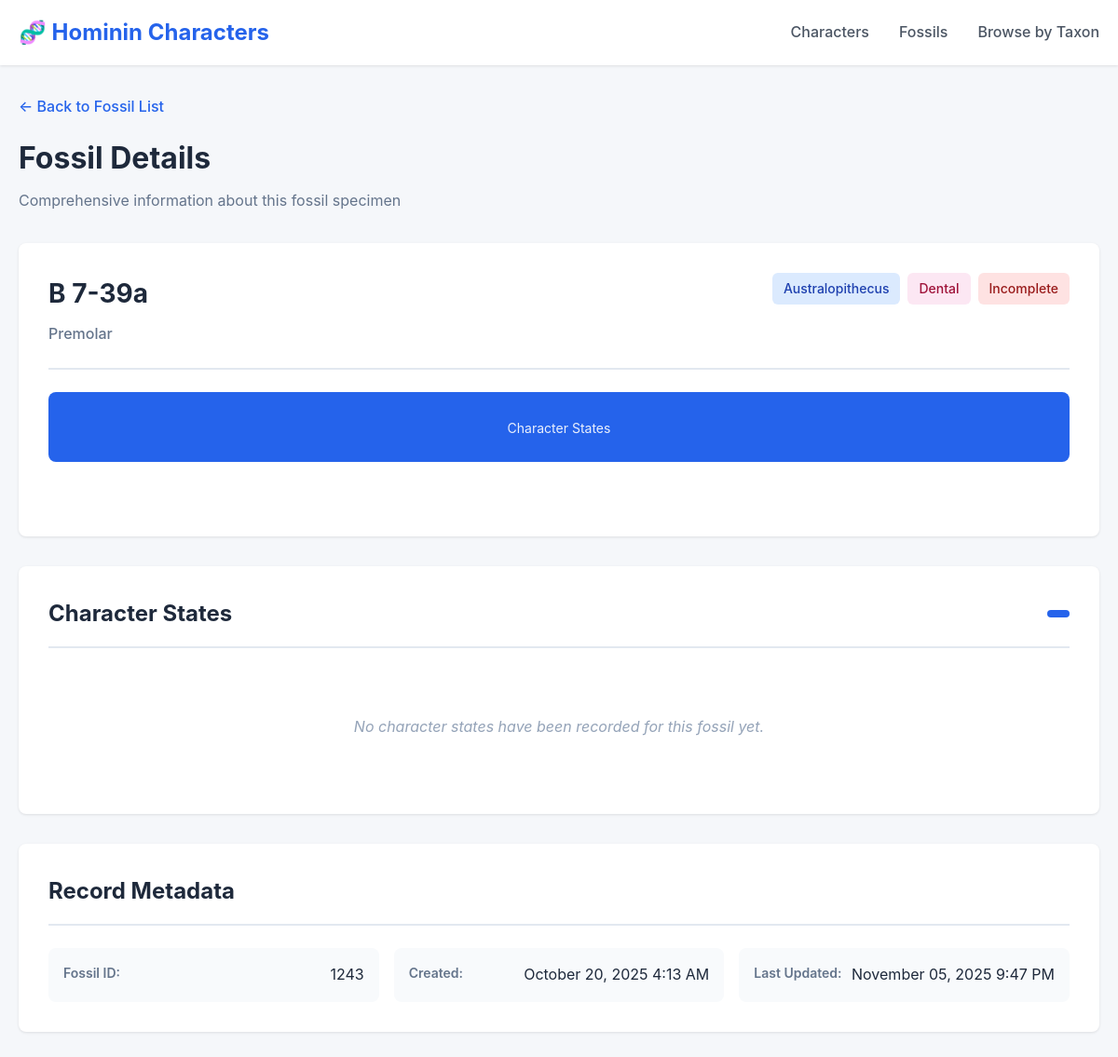
The app's page /fossils/1243/ with its own data.
### hcdb/models.py (models this page shows, shortened)
class Fossil(models.Model):
    fossil_id = models.CharField(max_length=50, unique=True, null=False, blank=True,
                                 help_text="Catalog Number for the fossil specimen")
    age = models.CharField(max_length=5,null=True, blank=True)
    taxon = models.CharField(max_length=100, null=False, blank=True, choices=TAXA_CHOICES,
                             help_text="Taxonomic name of the fossil")
    element_type = models.CharField(max_length=100, null=False, blank=True,
                                    help_text="Type of skeletal element (e.g., femur, cranium, mandible)")
    anatomical_region = models.CharField(max_length=100, null=False, blank=False,
                                         choices=REGIONAL_CHOICES,
                                         help_text="Anatomical region of the fossil")
    uberon_ID = models.CharField(max_length=100, null=True, blank=True)
    short_description = models.TextField(null=True, blank=True)
    long_description = models.TextField(null=True, blank=True)
    notes = models.TextField(null=True, blank=True)
    character_states = models.ManyToManyField(CharacterState,
                                              through='FossilCharacterState',
                                              related_name='fossils',
                                              blank=True,
                                              help_text="Character states associated with this fossil")
    discovery_date = models.DateField(null=True, blank=True)
    location = models.CharField(max_length=200, null=True, blank=True)
    notes = models.TextField(null=True, blank=True)
    created_at = models.DateTimeField(auto_now_add=True)
    updated_at = models.DateTimeField(auto_now=True)
    class Meta:
        ordering = ['fossil_id']
        verbose_name = 'Fossil'
        verbose_name_plural = 'Fossils'

### hcdb/views.py (the view)
# urls.py: path('fossils/<int:pk>/', views.FossilDetailView.as_view(), name='fossil_detail'),
class FossilDetailView(generic.DetailView):
    model = Fossil
    template_name = 'hcdb/fossil_detail.html'
    context_object_name = 'fossil'
    def get_context_data(self, **kwargs):
        context = super().get_context_data(**kwargs)
        fossil = self.get_object()
        context['character_state_assignments'] = fossil.fossil_character_states.select_related(
            'character_state__character'
        ).order_by('character_state__character__character')
        return context

### hcdb/templates/hcdb/fossil_detail.html (shortened to what this page needs)
<!DOCTYPE html>
<html lang="en">
<head>
</head>
<body>
    <nav class="navbar">
        <div class="container">
            <a href="{% url 'hcdb:home' %}" class="navbar-brand">🧬 Hominin Characters</a>
            <div class="navbar-links">
                <a href="{% url 'hcdb:character_list' %}">Characters</a>
                <a href="{% url 'hcdb:fossil_list' %}">Fossils</a>
                <a href="{% url 'hcdb:browse_by_taxon' %}">Browse by Taxon</a>
            </div>
        </div>
    </nav>
    <div class="container">
        <a href="{% url 'hcdb:fossil_list' %}" class="back-link">← Back to Fossil List</a>
        <div class="page-header">
            <h1 class="page-title">Fossil Details</h1>
            <p class="page-subtitle">Comprehensive information about this fossil specimen</p>
        </div>
        <div class="fossil-overview">
            <div class="overview-header">
                <div class="fossil-title">
                    <div class="fossil-name-large">{{ fossil.fossil_id }}</div>
                    {% if fossil.element_type %}
                        <div class="fossil-element-large">{{ fossil.element_type }}</div>
                    {% endif %}
                </div>
                <div class="fossil-badges">
                    {% if fossil.taxon %}
                        <span class="badge badge-taxon">{{ fossil.get_taxon_display }}</span>
                    {% endif %}
                    {% if fossil.anatomical_region %}
                        <span class="badge badge-region">{{ fossil.get_anatomical_region_display }}</span>
                    {% endif %}
                    {% if fossil.is_complete %}
                        <span class="badge badge-complete">Complete</span>
                    {% else %}
                        <span class="badge badge-incomplete">Incomplete</span>
                    {% endif %}
                </div>
            </div>
            <div class="stats-grid">
                <div class="stat-box">
                    <div class="stat-label">Character States</div>
                </div>
            </div>
        </div>
        <div class="section">
            <div class="section-header">
                <h2 class="section-title">Character States</h2>
                <span class="section-count">{{ character_states.count }}</span>
            </div>
            {% if character_states %}
                <div class="states-grid">
                    {% for state in character_states %}
                        <div class="state-card">
                            <div class="state-header">
                                <div>
                                    <div class="state-character">
                                        <a href="{% url 'hcdb:character_detail' state.character.pk %}" class="character-link">
                                            {{ state.character.character }}
                                        </a>
                                    </div>
                                    <div class="state-name">{{ state.state_name }}</div>
                                    {% if state.state_description %}
                                        <div class="state-description">{{ state.state_description }}</div>
                                    {% endif %}
                                </div>
                                <span class="state-code">{{ state.state_code }}</span>
                            </div>
                        </div>
                    {% endfor %}
                </div>
            {% else %}
                <div class="no-data">
                    No character states have been recorded for this fossil yet.
                </div>
            {% endif %}
        </div>
        <div class="section">
            <div class="section-header">
                <h2 class="section-title">Record Metadata</h2>
            </div>
            <div class="metadata">
                <div class="metadata-item">
                    <span class="metadata-label">Fossil ID:</span>
                    <span class="metadata-value">{{ fossil.id }}</span>
                </div>
                <div class="metadata-item">
                    <span class="metadata-label">Created:</span>
                    <span class="metadata-value">{{ fossil.created_at|date:"F d, Y g:i A" }}</span>
                </div>
                <div class="metadata-item">
                    <span class="metadata-label">Last Updated:</span>
                    <span class="metadata-value">{{ fossil.updated_at|date:"F d, Y g:i A" }}</span>
                </div>
            </div>
        </div>
    </div>
</body>
</html>

### hcdb/templates/hcdb/fossil_detail.html (style rules this page uses)
* { margin: 0; padding: 0; box-sizing: border-box; }
body { font-family: -apple-system, BlinkMacSystemFont, 'Segoe UI', Roboto, Oxygen, Ubuntu, Cantarell, sans-serif; background-color: #f5f7fa; color: #2d3748; line-height: 1.6; }
.navbar { background: white; box-shadow: 0 1px 3px rgba(0,0,0,0.1); padding: 1rem 0; position: sticky; top: 0; z-index: 100; }
.navbar .container { max-width: 1400px; margin: 0 auto; padding: 0 20px; display: flex; justify-content: space-between; align-items: center; }
.navbar-brand { font-size: 1.5rem; font-weight: 700; color: #2563eb; text-decoration: none; }
.navbar-links { display: flex; gap: 2rem; align-items: center; }
.navbar-links a { color: #4b5563; text-decoration: none; font-weight: 500; transition: color 0.2s; }
.container { max-width: 1400px; margin: 0 auto; padding: 2rem 20px; }
.page-header { margin-bottom: 2rem; }
.page-title { font-size: 2rem; font-weight: 700; color: #1e293b; margin-bottom: 0.5rem; }
.page-subtitle { color: #64748b; font-size: 1rem; }
.back-link { display: inline-flex; align-items: center; color: #2563eb; text-decoration: none; font-weight: 500; margin-bottom: 1rem; transition: color 0.2s; }
.fossil-overview { background: white; padding: 2rem; border-radius: 8px; box-shadow: 0 1px 3px rgba(0,0,0,0.1); margin-bottom: 2rem; }
.overview-header { display: flex; justify-content: space-between; align-items: start; margin-bottom: 1.5rem; padding-bottom: 1.5rem; border-bottom: 2px solid #e2e8f0; flex-wrap: wrap; gap: 1rem; }
.fossil-title { flex: 1; min-width: 300px; }
.fossil-name-large { font-size: 1.75rem; font-weight: 700; color: #1e293b; margin-bottom: 0.5rem; }
.fossil-element-large { font-size: 1rem; color: #64748b; font-weight: 500; }
.fossil-badges { display: flex; gap: 0.5rem; flex-wrap: wrap; }
.badge { padding: 0.375rem 0.75rem; border-radius: 0.375rem; font-size: 0.875rem; font-weight: 500; }
.badge-taxon { background: #dbeafe; color: #1e40af; }
.badge-region { background: #fce7f3; color: #9f1239; }
.badge-incomplete { background: #fee2e2; color: #991b1b; }
.section { background: white; padding: 2rem; border-radius: 8px; box-shadow: 0 1px 3px rgba(0,0,0,0.1); margin-bottom: 2rem; }
.section-header { display: flex; justify-content: space-between; align-items: center; margin-bottom: 1.5rem; padding-bottom: 1rem; border-bottom: 2px solid #e2e8f0; }
.section-title { font-size: 1.5rem; color: #1e293b; font-weight: 700; }
.section-count { background: #2563eb; color: white; padding: 0.25rem 0.75rem; border-radius: 9999px; font-weight: 600; font-size: 0.875rem; }
.stats-grid { display: grid; grid-template-columns: repeat(auto-fit, minmax(200px, 1fr)); gap: 1rem; margin-bottom: 1.5rem; }
.stat-box { background: #2563eb; color: white; padding: 1.5rem; border-radius: 0.5rem; text-align: center; }
.stat-label { font-size: 0.875rem; opacity: 0.9; }
.no-data { text-align: center; padding: 3rem; color: #94a3b8; font-style: italic; }
.metadata { display: grid; grid-template-columns: repeat(auto-fit, minmax(250px, 1fr)); gap: 1rem; }
.metadata-item { display: flex; justify-content: space-between; padding: 1rem; background: #f8fafc; border-radius: 0.5rem; }
.metadata-label { font-weight: 600; color: #64748b; font-size: 0.875rem; }
.metadata-value { color: #1e293b; }

### records on screen
Fossil: fossil_id "B 7-39a", element_type "Premolar", taxon "Australopithecus", anatomical_region "Dental", id "1243", created_at "October 20, 2025 4:13 AM", updated_at "November 05, 2025 9:47 PM"
